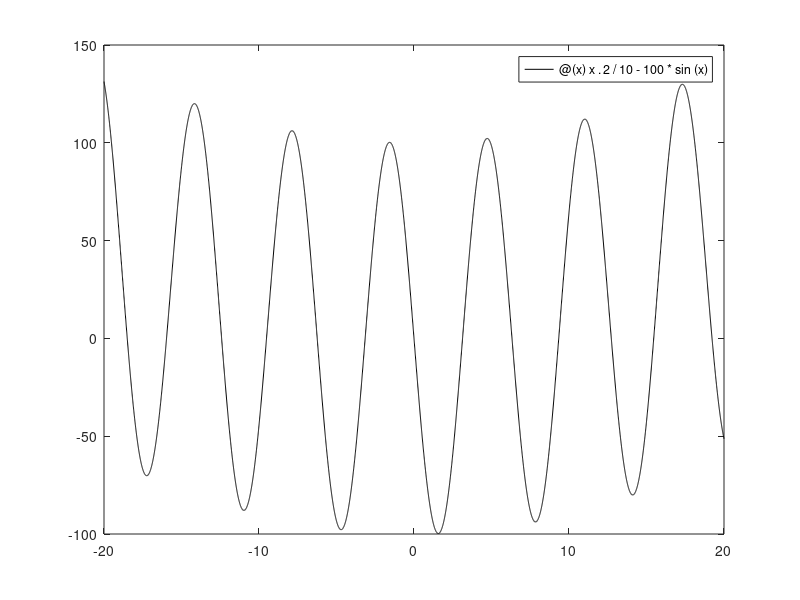

The MATLAB source for this figure: (Note: this script raises an error after producing the figure.)
%--------------------------------------------------------------------------
% auther:Binglong Zhu
% Email: blzhu@buaa.edu.cn; sdszbl@163.com
% Date: 2022年5月14日20:20:51
% Function: Successive Parabolic Interpolation + Axesion transformation
% 2022年5月15日15:32:28 
% 解决误差在中间某步变大的问题；
% 添加return解决抛物线插值正常中断问题。
%--------------------------------------------------------------------------
clc;
close all;
clear all;

format long;
figure(1)
%% function 1
%  f=@(x)x.^3-13*x.^2+20*x+100;% best_position= 7.813437226365976,best_fitness= -60.369882183024487
% Vmin=-5;
% Vmax=20;
% fplot(f,[Vmin Vmax],'k');hold on;
% % axis equal;
% xbest=12;
% [x,fo]=successiveparabolicinterpolation(f,Vmin,Vmax,xbest);




%% function 2
% % https://github.com/gopherclass/successive-parabolic-interpolation
% % best_position= 1.427551777634208 ,best_fitness=-1.775725653147415
% f=@(x)x.^2/10-2*sin(x);
% Vmin=-20;
% Vmax=20;
% fplot(f,[Vmin Vmax],'k');hold on;
% % axis equal;
% xbest=-14;
% [x,fo]=successiveparabolicinterpolation(f,Vmin,Vmax,xbest);


%% function 3
% https://github.com/gopherclass/successive-parabolic-interpolation
% best_position= 1.427551777634208 ,best_fitness=-1.775725653147415
f=@(x)x.^2/10-100*sin(x);
Vmin=-20;
Vmax=20;
fplot(f,[Vmin Vmax],'k');hold on;
% axis equal;
xbest=16;
[x,fo]=successiveparabolicinterpolation(f,Vmin,Vmax,xbest);

saveas( 1, 'Result.jpg')

figure(2)
plot(1:1:numel(fo),fo,'-*')
saveas( 2, 'ft.jpg')

disp(['best_position:' num2str(x(end),'% 20.16g') ',best_fitness:' ...
    num2str(fo(end),'% 20.16g')] );


%% Subfunction
function [xiter,fiter]=successiveparabolicinterpolation(f,Vmin,Vmax,xbest)
if Vmin>xbest || xbest>Vmax
    disp('ERROR! the xbest should be given in range of [Vmin,Vmax]!');
    xiter=xbest;
    fiter=f(xbest);
    return;
end
xtol=1e-4;
ytol=1e-8;
kmax=30;
pmax=5;
for k=1:kmax
    k
    beta=(Vmax-Vmin)/5*(kmax-k+1)/kmax % Maximum axial transformation radius，越小越慢的走出下坡，越小越难跳出局部最优，大了利于全局搜索
    betaArr(k)=beta;
    delt=beta;% trust domain radius,越小越利于局部搜索，越大越利于全局搜索
    
    % 生成初始三个点，这三个点要确保在区间内
    xc=[xbest-delt*rand xbest  xbest+delt*rand];% trust domain
    while 1
        if xc(1)>Vmin && xc(3)<Vmax
            break;
        else
            xc=[xbest-delt*rand xbest  xbest+delt*rand];% trust domain
        end
    end
    fc=f(xc);% solve Error value
    %三点按误差函数升序排列
    [fc,fcI]=sort(fc);% ascending order
    xc=xc(fcI);
    
    
    xbest=xc(1);
    ybest=fc(1);
    
    % 绘制出这三个点
    plot(xc,fc,'o','markerfacecolor','w');% plot three points
    
    %求极点位置对称轴xe
    xe=(fc(1)*(xc(2)^2-xc(3)^2)-fc(2)*(xc(1)^2-xc(3)^2)+fc(3)*(xc(1)^2-xc(2)^2))/(2*(fc(1)*(xc(2)-xc(3))-fc(2)*(xc(1)-xc(3))+fc(3)*(xc(1)-xc(2))));
    if isnan(xe)||isinf(xe)
        xe=xc(1);
    end
    
    %求解xe处误差函数fxe
    if xe<Vmax && xe>Vmin
        fxe=f(xe);
        [a,b,c]=parabola(xc,fc);%当前抛物线绘图
        plot(xe,fxe,'o','markerfacecolor','w','color','b');hold on;%plot the vertex of the parabola
        
    else
        fxe= inf ;
    end
    
    if fxe<fc(1) %极值点误差小于当前最好误差时
        xbest=xe; % 每个分支都给xbest和ybest赋值
        ybest=fxe;
        %抛物线搜索
        p=0;
        while 1
            p=p+1
            if(p>pmax)
                break;
            end
            if any(abs(xe-xc)<xtol) || all(abs(fxe-fc)<ytol)
%                 xiter(k)=xbest;
%                 fiter(k)=ybest;
%                 return % 退出子函数
            else
                [fc,fcI]=sort(fc);% ascending order
                xc=xc(fcI);
                
                xc(3)=xe;% 用新找的最好的解xe代替之前最差的xc(3)
                fc(3)=fxe;
                [xe,fxe]=Parabolic(f,Vmax,Vmin,xc,fc);%有可能fxe变大了
                if Vmin>xe || xe>Vmax %如果xe不在参数范围内，则给定xbest
                    xe=xbest;
                    fxe=ybest;
                else %求出新的fxe，新的fxe可能变大了
                    if fxe<ybest
                        xbest=xe;
                        ybest=fxe;
                    end
                end
            end
        end
    else
        %状态转移搜索
        xk=xc(1);%已有的误差最小的x
        
        xkm1=xc(2);%x(k-1) %中间误差xc(2)
        x2new=xk+beta*rand*(xk-xkm1)/norm(xk-xkm1);%x(k+1) TT转移算子
        fx2new=f(x2new);
        
        xkm1=xc(3);%x(k-1) %最大误差的处xc(2)
        x3new=xk+beta*rand*(xk-xkm1)/norm(xk-xkm1);%x(k+1) TT转移算子
        fx3new=f(x3new);
        
        if fx2new<=fx3new && fx2new<ybest
            xbest=x2new;
            ybest=fx2new;
            drawarrow([xc(2), f(xc(2))], [xbest, ybest]);hold on;% 有箭头就表明有抛物线开口朝下了
            plot(xbest,ybest,'p');hold on;% the best point with minimum f
        elseif fx3new<fx2new && fx3new<ybest
            xbest=x3new;
            ybest=fx3new;
            drawarrow([xc(3), f(xc(3))], [xbest, ybest]);hold on;% 有箭头就表明有抛物线开口朝下了
            plot(xbest,ybest,'p');hold on;% the best point with minimum f
        end
        
    end
    %     %如果是最后一次迭代，这特意求出最优解xbest的y值
    %     ybest=f(xbest);
    %
    xiter(k)=xbest;
    fiter(k)=ybest;
    if k>1 && ybest>fiter(k-1)
        disp('error!');
    end
end
plot(xbest,ybest,'*');hold on;% the best point with minimum f
end

%% 抛物线插值求极值
function [xe,fxe]=Parabolic(f,Vmax,Vmin,x,fx)
% % 按误差升序排列
% [fx,fxI]=sort(fx);% ascending order
% x=x(fxI);

% 找到过(xi,fxi)这三点的抛物线的对称轴x，或者说求极点位置对称轴xe
xe=(fx(1)*(x(2)^2-x(3)^2)-fx(2)*(x(1)^2-x(3)^2)+fx(3)*(x(1)^2-x(2)^2))/(2*(fx(1)*(x(2)-x(3))-fx(2)*(x(1)-x(3))+fx(3)*(x(1)-x(2))));
if isnan(xe)||isinf(xe)
    xe=x(1);
end

%求解xe处误差函数fxe
if xe<Vmax && xe>Vmin
    fxe=f(xe);
    plot(xe,fxe,'o','markerfacecolor','w','color','b');hold on;%plot the vertex of the parabola
else
    fxe= inf ;
end

end



% 绘制抛物线，并给出系数a b c
function [a,b,c]=parabola(xc,fc)
x1=xc(1);x2=xc(2);x3=xc(3);
y1=fc(1);y2=fc(2);y3=fc(3);
% x1=p1(1);y1=p1(2);
% x2=p2(1);y2=p2(2);
% x3=p3(1);y3=p3(2);
if x1~=x2 && x2~=x3 && x1~=x3
    a=-((-x2* y1+x3 *y1+x1* y2-x3* y2-x1* y3+x2* y3)/((-x1+x2) *(x2-x3) *(-x1+x3)));
    b=-((x2^2 *y1 - x3^2 *y1 - x1^2 *y2 + x3^2 *y2 + x1^2 *y3 - x2^2 *y3)/((x1 - x2) *(x1 - x3) *(x2 - x3)));
    c=-((-x2^2 *x3 *y1+x2 *x3^2 *y1+x1^2 *x3 *y2-x1 *x3^2 *y2-x1^2 *x2 *y3+x1 *x2^2 *y3)/((x1-x2)* (x1-x3) *(x2-x3)));
else
    a=0;b=0;c=0;
end

% P=[a,b,c];
% x=min(px):0.1:max(px);
px=xc;
x=linspace(min(px)-(max(px)-min(px))/0.5,max(px)+(max(px)-min(px))/0.5);
y=a*x.^2+b*x+c;
plot(x,y,'--');
hold on;
end

function drawarrow(x,y,lineType,ax)
switch nargin
    case 2
        lineType='arrow';
        ax=gca;
    case 3
        ax=gca;
end
% 调整坐标大小以适应箭头长度
xlim=ax.XLim;
ylim=ax.YLim;
xlimmin=xlim(1);xlimmax=xlim(2);
ylimmin=ylim(1);ylimmax=ylim(2);
if xlimmin>min(x(1),y(1)), xlimmin=min(x(1),y(1));end
if xlimmax<max(x(1),y(1)), xlimmax=max(x(1),y(1));end
if ylimmin>min(x(2),y(2)), ylimmin=min(x(2),y(2));end
if ylimmax<max(x(2),y(2)), ylimmax=max(x(2),y(2));end
ax.XLim = [xlimmin,xlimmax];
ax.YLim = [ylimmin,ylimmax];
xlim=ax.XLim;
ylim=ax.YLim;
pos=ax.Position;
x_ratio = pos(3)/(xlim(2)-xlim(1));
y_ratio = pos(4)/(ylim(2)-ylim(1)); % 缩放比例
orig_pos=[-xlim(1)*x_ratio+pos(1),-ylim(1)*y_ratio+pos(2)]; % figure坐标系中的原点坐标
x=x.*[x_ratio,y_ratio];y=y.*[x_ratio,y_ratio];
x=x+orig_pos;y=y+orig_pos;
% annotation(lineType,[x(1),y(1)],[x(2),y(2)])
ar=annotation(lineType,[x(1),y(1)],[x(2),y(2)]);
ar.Color='Red';
ar.LineStyle='--';
ar.LineWidth=1;
end
